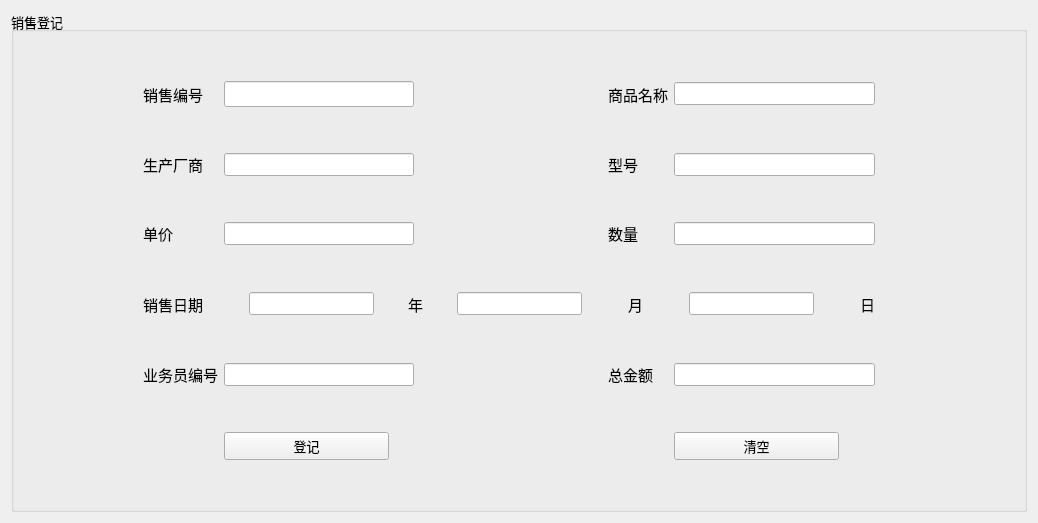
         <widget class="QWidget" name="tab_6">
          <attribute name="title">
           <string>销售登记</string>
          </attribute>
          <layout class="QGridLayout" name="gridLayout_8">
           <item row="0" column="0">
            <widget class="QGroupBox" name="groupBox_3">
             <property name="font">
              <font>
               <pointsize>10</pointsize>
              </font>
             </property>
             <property name="title">
              <string>销售登记</string>
             </property>
             <layout class="QGridLayout" name="gridLayout_7">
              <item row="1" column="7">
               <widget class="QLabel" name="label_27">
                <property name="font">
                 <font>
                  <pointsize>11</pointsize>
                 </font>
                </property>
                <property name="text">
                 <string>商品名称</string>
                </property>
               </widget>
              </item>
              <item row="3" column="6">
               <spacer name="horizontalSpacer_90">
                <property name="orientation">
                 <enum>Qt::Horizontal</enum>
                </property>
                <property name="sizeHint" stdset="0">
                 <size>
                  <width>40</width>
                  <height>20</height>
                 </size>
                </property>
               </spacer>
              </item>
              <item row="6" column="8">
               <spacer name="verticalSpacer_10">
                <property name="orientation">
                 <enum>Qt::Vertical</enum>
                </property>
                <property name="sizeHint" stdset="0">
                 <size>
                  <width>20</width>
                  <height>40</height>
                 </size>
                </property>
               </spacer>
              </item>
              <item row="4" column="11">
               <spacer name="horizontalSpacer_38">
                <property name="orientation">
                 <enum>Qt::Horizontal</enum>
                </property>
                <property name="sizeHint" stdset="0">
                 <size>
                  <width>40</width>
                  <height>20</height>
                 </size>
                </property>
               </spacer>
              </item>
              <item row="5" column="8" colspan="2">
               <widget class="QLineEdit" name="let_sl_2">
                <property name="minimumSize">
                 <size>
                  <width>165</width>
                  <height>0</height>
                 </size>
                </property>
               </widget>
              </item>
              <item row="3" column="8" colspan="2">
               <widget class="QLineEdit" name="let_xh_2">
                <property name="minimumSize">
                 <size>
                  <width>190</width>
                  <height>0</height>
                 </size>
                </property>
                <property name="maximumSize">
                 <size>
                  <width>500</width>
                  <height>16777215</height>
                 </size>
                </property>
               </widget>
              </item>
              <item row="5" column="4">
               <widget class="QLineEdit" name="let_dj_2">
                <property name="minimumSize">
                 <size>
                  <width>153</width>
                  <height>0</height>
                 </size>
                </property>
                <property name="maximumSize">
                 <size>
                  <width>250</width>
                  <height>16777215</height>
                 </size>
                </property>
               </widget>
              </item>
              <item row="10" column="3">
               <widget class="QLabel" name="label_29">
                <property name="font">
                 <font>
                  <pointsize>11</pointsize>
                 </font>
                </property>
                <property name="text">
                 <string>业务员编号</string>
                </property>
               </widget>
              </item>
              <item row="3" column="3">
               <widget class="QLabel" name="label_24">
                <property name="font">
                 <font>
                  <pointsize>11</pointsize>
                 </font>
                </property>
                <property name="text">
                 <string>生产厂商</string>
                </property>
               </widget>
              </item>
              <item row="5" column="3">
               <widget class="QLabel" name="label_34">
                <property name="font">
                 <font>
                  <pointsize>11</pointsize>
                 </font>
                </property>
                <property name="text">
                 <string>单价</string>
                </property>
               </widget>
              </item>
              <item row="4" column="13">
               <spacer name="verticalSpacer_7">
                <property name="orientation">
                 <enum>Qt::Vertical</enum>
                </property>
                <property name="sizeHint" stdset="0">
                 <size>
                  <width>20</width>
                  <height>40</height>
                 </size>
                </property>
               </spacer>
              </item>
              <item row="4" column="12">
               <spacer name="horizontalSpacer_35">
                <property name="orientation">
                 <enum>Qt::Horizontal</enum>
                </property>
                <property name="sizeHint" stdset="0">
                 <size>
                  <width>40</width>
                  <height>20</height>
                 </size>
                </property>
               </spacer>
              </item>
              <item row="10" column="4">
               <widget class="QLineEdit" name="let_ywybh_2">
                <property name="minimumSize">
                 <size>
                  <width>163</width>
                  <height>0</height>
                 </size>
                </property>
               </widget>
              </item>
              <item row="12" column="8" colspan="2">
               <widget class="QPushButton" name="btn_clearw_2">
                <property name="maximumSize">
                 <size>
                  <width>165</width>
                  <height>16777215</height>
                 </size>
                </property>
                <property name="font">
                 <font>
                  <pointsize>10</pointsize>
                 </font>
                </property>
                <property name="text">
                 <string>清空</string>
                </property>
               </widget>
              </item>
              <item row="4" column="10">
               <spacer name="horizontalSpacer_49">
                <property name="orientation">
                 <enum>Qt::Horizontal</enum>
                </property>
                <property name="sizeHint" stdset="0">
                 <size>
                  <width>40</width>
                  <height>20</height>
                 </size>
                </property>
               </spacer>
              </item>
              <item row="0" column="9">
               <spacer name="verticalSpacer_6">
                <property name="orientation">
                 <enum>Qt::Vertical</enum>
                </property>
                <property name="sizeHint" stdset="0">
                 <size>
                  <width>20</width>
                  <height>40</height>
                 </size>
                </property>
               </spacer>
              </item>
              <item row="12" column="4">
               <widget class="QPushButton" name="btn_addw_2">
                <property name="maximumSize">
                 <size>
                  <width>165</width>
                  <height>16777215</height>
                 </size>
                </property>
                <property name="font">
                 <font>
                  <pointsize>10</pointsize>
                 </font>
                </property>
                <property name="text">
                 <string>登记</string>
                </property>
               </widget>
              </item>
              <item row="3" column="0">
               <spacer name="horizontalSpacer_40">
                <property name="orientation">
                 <enum>Qt::Horizontal</enum>
                </property>
                <property name="sizeHint" stdset="0">
                 <size>
                  <width>40</width>
                  <height>20</height>
                 </size>
                </property>
               </spacer>
              </item>
              <item row="10" column="7">
               <widget class="QLabel" name="label_35">
                <property name="font">
                 <font>
                  <pointsize>11</pointsize>
                 </font>
                </property>
                <property name="text">
                 <string>总金额</string>
                </property>
               </widget>
              </item>
              <item row="2" column="9">
               <spacer name="verticalSpacer_8">
                <property name="orientation">
                 <enum>Qt::Vertical</enum>
                </property>
                <property name="sizeHint" stdset="0">
                 <size>
                  <width>20</width>
                  <height>40</height>
                 </size>
                </property>
               </spacer>
              </item>
              <item row="1" column="4">
               <widget class="QLineEdit" name="let_bh_2">
                <property name="minimumSize">
                 <size>
                  <width>190</width>
                  <height>0</height>
                 </size>
                </property>
                <property name="maximumSize">
                 <size>
                  <width>250</width>
                  <height>16777215</height>
                 </size>
                </property>
                <property name="font">
                 <font>
                  <pointsize>11</pointsize>
                 </font>
                </property>
               </widget>
              </item>
              <item row="9" column="3">
               <spacer name="verticalSpacer_5">
                <property name="orientation">
                 <enum>Qt::Vertical</enum>
                </property>
                <property name="sizeHint" stdset="0">
                 <size>
                  <width>20</width>
                  <height>40</height>
                 </size>
                </property>
               </spacer>
              </item>
              <item row="5" column="7">
               <widget class="QLabel" name="label_26">
                <property name="font">
                 <font>
                  <pointsize>11</pointsize>
                 </font>
                </property>
                <property name="text">
                 <string>数量</string>
                </property>
               </widget>
              </item>
              <item row="3" column="4">
               <widget class="QLineEdit" name="let_cs_2">
                <property name="maximumSize">
                 <size>
                  <width>250</width>
                  <height>16777215</height>
                 </size>
                </property>
               </widget>
              </item>
              <item row="3" column="1">
               <spacer name="horizontalSpacer_42">
                <property name="orientation">
                 <enum>Qt::Horizontal</enum>
                </property>
                <property name="sizeHint" stdset="0">
                 <size>
                  <width>40</width>
                  <height>20</height>
                 </size>
                </property>
               </spacer>
              </item>
              <item row="1" column="8" colspan="2">
               <widget class="QLineEdit" name="let_mc_2"/>
              </item>
              <item row="3" column="7">
               <widget class="QLabel" name="label_23">
                <property name="font">
                 <font>
                  <pointsize>11</pointsize>
                 </font>
                </property>
                <property name="text">
                 <string>型号</string>
                </property>
               </widget>
              </item>
              <item row="3" column="2">
               <spacer name="horizontalSpacer_34">
                <property name="orientation">
                 <enum>Qt::Horizontal</enum>
                </property>
                <property name="sizeHint" stdset="0">
                 <size>
                  <width>40</width>
                  <height>20</height>
                 </size>
                </property>
               </spacer>
              </item>
              <item row="10" column="8" colspan="2">
               <widget class="QLineEdit" name="let_zje_2">
                <property name="minimumSize">
                 <size>
                  <width>201</width>
                  <height>0</height>
                 </size>
                </property>
               </widget>
              </item>
              <item row="11" column="5">
               <spacer name="verticalSpacer_9">
                <property name="orientation">
                 <enum>Qt::Vertical</enum>
                </property>
                <property name="sizeHint" stdset="0">
                 <size>
                  <width>20</width>
                  <height>40</height>
                 </size>
                </property>
               </spacer>
              </item>
              <item row="8" column="3" colspan="7">
               <layout class="QHBoxLayout" name="horizontalLayout_2">
                <item>
                 <widget class="QLabel" name="label_30">
                  <property name="font">
                   <font>
                    <pointsize>11</pointsize>
                   </font>
                  </property>
                  <property name="text">
                   <string>销售日期</string>
                  </property>
                 </widget>
                </item>
                <item>
                 <spacer name="horizontalSpacer_43">
                  <property name="orientation">
                   <enum>Qt::Horizontal</enum>
                  </property>
                  <property name="sizeHint" stdset="0">
                   <size>
                    <width>40</width>
                    <height>20</height>
                   </size>
                  </property>
                 </spacer>
                </item>
                <item>
                 <widget class="QLineEdit" name="let_year_2"/>
                </item>
                <item>
                 <spacer name="horizontalSpacer_44">
                  <property name="orientation">
                   <enum>Qt::Horizontal</enum>
                  </property>
                  <property name="sizeHint" stdset="0">
                   <size>
                    <width>28</width>
                    <height>26</height>
                   </size>
                  </property>
                 </spacer>
                </item>
                <item>
                 <widget class="QLabel" name="label_31">
                  <property name="font">
                   <font>
                    <pointsize>11</pointsize>
                   </font>
                  </property>
                  <property name="text">
                   <string>年</string>
                  </property>
                 </widget>
                </item>
                <item>
                 <spacer name="horizontalSpacer_45">
                  <property name="orientation">
                   <enum>Qt::Horizontal</enum>
                  </property>
                  <property name="sizeHint" stdset="0">
                   <size>
                    <width>28</width>
                    <height>26</height>
                   </size>
                  </property>
                 </spacer>
                </item>
                <item alignment="Qt::AlignHCenter">
                 <widget class="QLineEdit" name="let_moon_2"/>
                </item>
                <item>
                 <spacer name="horizontalSpacer_46">
                  <property name="orientation">
                   <enum>Qt::Horizontal</enum>
                  </property>
                  <property name="sizeHint" stdset="0">
                   <size>
                    <width>40</width>
                    <height>20</height>
                   </size>
                  </property>
                 </spacer>
                </item>
                <item>
                 <widget class="QLabel" name="label_32">
                  <property name="font">
                   <font>
                    <pointsize>11</pointsize>
                   </font>
                  </property>
                  <property name="text">
                   <string>月</string>
                  </property>
                 </widget>
                </item>
                <item>
                 <spacer name="horizontalSpacer_47">
                  <property name="orientation">
                   <enum>Qt::Horizontal</enum>
                  </property>
                  <property name="sizeHint" stdset="0">
                   <size>
                    <width>40</width>
                    <height>20</height>
                   </size>
                  </property>
                 </spacer>
                </item>
                <item>
                 <widget class="QLineEdit" name="let_day_2"/>
                </item>
                <item>
                 <spacer name="horizontalSpacer_48">
                  <property name="orientation">
                   <enum>Qt::Horizontal</enum>
                  </property>
                  <property name="sizeHint" stdset="0">
                   <size>
                    <width>40</width>
                    <height>20</height>
                   </size>
                  </property>
                 </spacer>
                </item>
                <item>
                 <widget class="QLabel" name="label_33">
                  <property name="font">
                   <font>
                    <pointsize>11</pointsize>
                   </font>
                  </property>
                  <property name="text">
                   <string>日</string>
                  </property>
                 </widget>
                </item>
               </layout>
              </item>
              <item row="1" column="3">
               <widget class="QLabel" name="label_25">
                <property name="font">
                 <font>
                  <pointsize>11</pointsize>
                  <bold>false</bold>
                 </font>
                </property>
                <property name="text">
                 <string>销售编号</string>
                </property>
               </widget>
              </item>
              <item row="13" column="4">
               <spacer name="verticalSpacer_17">
                <property name="orientation">
                 <enum>Qt::Vertical</enum>
                </property>
                <property name="sizeHint" stdset="0">
                 <size>
                  <width>20</width>
                  <height>40</height>
                 </size>
                </property>
               </spacer>
              </item>
             </layout>
            </widget>
           </item>
          </layout>
         </widget>
